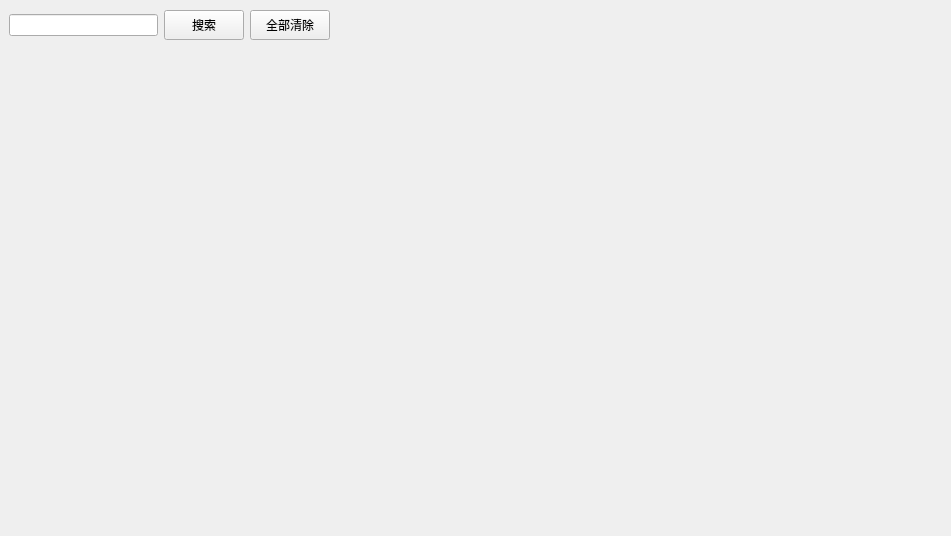
<?xml version="1.0" encoding="UTF-8"?>
<ui version="4.0">
 <class>frmBaiduMap</class>
 <widget class="QWidget" name="frmBaiduMap">
  <property name="geometry">
   <rect>
    <x>0</x>
    <y>0</y>
    <width>951</width>
    <height>536</height>
   </rect>
  </property>
  <property name="windowTitle">
   <string>frmBaiduMap</string>
  </property>
  <layout class="QVBoxLayout" name="verticalLayout_4">
   <property name="spacing">
    <number>0</number>
   </property>
   <property name="leftMargin">
    <number>0</number>
   </property>
   <property name="topMargin">
    <number>0</number>
   </property>
   <property name="rightMargin">
    <number>0</number>
   </property>
   <property name="bottomMargin">
    <number>0</number>
   </property>
   <item>
    <widget class="QWidget" name="widget_5" native="true">
     <layout class="QVBoxLayout" name="verticalLayout_3">
      <property name="spacing">
       <number>0</number>
      </property>
      <property name="leftMargin">
       <number>0</number>
      </property>
      <property name="topMargin">
       <number>0</number>
      </property>
      <property name="rightMargin">
       <number>0</number>
      </property>
      <property name="bottomMargin">
       <number>0</number>
      </property>
      <item>
       <widget class="QWidget" name="widget" native="true">
        <layout class="QVBoxLayout" name="verticalLayout_2">
         <property name="spacing">
          <number>0</number>
         </property>
         <property name="leftMargin">
          <number>0</number>
         </property>
         <property name="topMargin">
          <number>0</number>
         </property>
         <property name="rightMargin">
          <number>0</number>
         </property>
         <property name="bottomMargin">
          <number>0</number>
         </property>
         <item>
          <widget class="QWidget" name="widget_2" native="true">
           <layout class="QVBoxLayout" name="verticalLayout">
            <property name="spacing">
             <number>0</number>
            </property>
            <property name="leftMargin">
             <number>0</number>
            </property>
            <property name="topMargin">
             <number>0</number>
            </property>
            <property name="rightMargin">
             <number>0</number>
            </property>
            <property name="bottomMargin">
             <number>0</number>
            </property>
            <item>
             <widget class="QWidget" name="widget_3" native="true">
              <property name="minimumSize">
               <size>
                <width>0</width>
                <height>50</height>
               </size>
              </property>
              <property name="maximumSize">
               <size>
                <width>16777215</width>
                <height>50</height>
               </size>
              </property>
              <layout class="QHBoxLayout" name="horizontalLayout_2">
               <property name="leftMargin">
                <number>9</number>
               </property>
               <property name="topMargin">
                <number>0</number>
               </property>
               <property name="rightMargin">
                <number>0</number>
               </property>
               <property name="bottomMargin">
                <number>0</number>
               </property>
               <item>
                <widget class="QLineEdit" name="lineEdit_search">
                 <property name="minimumSize">
                  <size>
                   <width>0</width>
                   <height>0</height>
                  </size>
                 </property>
                 <property name="maximumSize">
                  <size>
                   <width>10000</width>
                   <height>16777215</height>
                  </size>
                 </property>
                 <property name="contextMenuPolicy">
                  <enum>Qt::NoContextMenu</enum>
                 </property>
                 <property name="styleSheet">
                  <string notr="true"/>
                 </property>
                </widget>
               </item>
               <item>
                <widget class="QPushButton" name="btn_search">
                 <property name="minimumSize">
                  <size>
                   <width>0</width>
                   <height>30</height>
                  </size>
                 </property>
                 <property name="styleSheet">
                  <string notr="true"/>
                 </property>
                 <property name="text">
                  <string>搜索</string>
                 </property>
                </widget>
               </item>
               <item>
                <widget class="QPushButton" name="btn_alldelete">
                 <property name="minimumSize">
                  <size>
                   <width>0</width>
                   <height>30</height>
                  </size>
                 </property>
                 <property name="styleSheet">
                  <string notr="true"/>
                 </property>
                 <property name="text">
                  <string>全部清除</string>
                 </property>
                </widget>
               </item>
               <item>
                <spacer name="horizontalSpacer_2">
                 <property name="orientation">
                  <enum>Qt::Horizontal</enum>
                 </property>
                 <property name="sizeHint" stdset="0">
                  <size>
                   <width>621</width>
                   <height>20</height>
                  </size>
                 </property>
                </spacer>
               </item>
              </layout>
             </widget>
            </item>
            <item>
             <widget class="QWidget" name="widget_4" native="true"/>
            </item>
           </layout>
          </widget>
         </item>
        </layout>
       </widget>
      </item>
     </layout>
    </widget>
   </item>
  </layout>
 </widget>
 <layoutdefault spacing="6" margin="11"/>
 <resources/>
 <connections/>
</ui>
